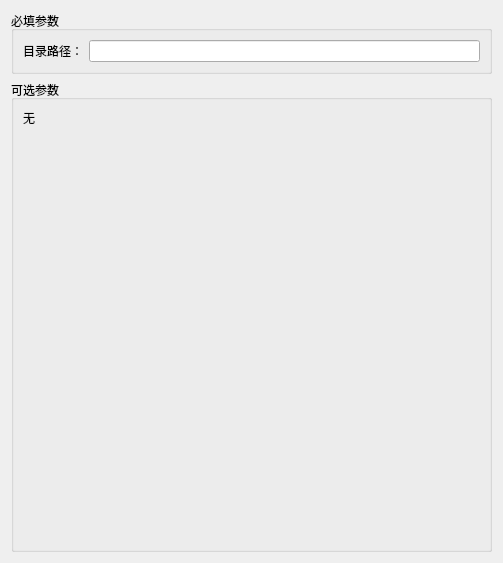
<?xml version="1.0" encoding="UTF-8"?>
<ui version="4.0">
 <class>RmDirCmdEditor</class>
 <widget class="QWidget" name="RmDirCmdEditor">
  <property name="geometry">
   <rect>
    <x>0</x>
    <y>0</y>
    <width>503</width>
    <height>563</height>
   </rect>
  </property>
  <property name="windowTitle">
   <string>Form</string>
  </property>
  <layout class="QVBoxLayout" name="verticalLayout">
   <item>
    <widget class="QGroupBox" name="groupBox">
     <property name="title">
      <string>必填参数</string>
     </property>
     <layout class="QVBoxLayout" name="verticalLayout_2">
      <item>
       <layout class="QGridLayout" name="gridLayout">
        <item row="0" column="0">
         <widget class="QLabel" name="label">
          <property name="text">
           <string>目录路径：</string>
          </property>
         </widget>
        </item>
        <item row="0" column="1">
         <layout class="QHBoxLayout" name="horizontalLayout">
          <item>
           <widget class="QLineEdit" name="lineEdit_arg_dirpath"/>
          </item>
         </layout>
        </item>
       </layout>
      </item>
     </layout>
    </widget>
   </item>
   <item>
    <widget class="QGroupBox" name="groupBox_2">
     <property name="title">
      <string>可选参数</string>
     </property>
     <layout class="QVBoxLayout" name="verticalLayout_3">
      <item>
       <layout class="QGridLayout" name="gridLayout_2">
        <item row="0" column="0">
         <widget class="QLabel" name="label_2">
          <property name="text">
           <string>无</string>
          </property>
         </widget>
        </item>
       </layout>
      </item>
      <item>
       <spacer name="verticalSpacer">
        <property name="orientation">
         <enum>Qt::Vertical</enum>
        </property>
        <property name="sizeHint" stdset="0">
         <size>
          <width>20</width>
          <height>40</height>
         </size>
        </property>
       </spacer>
      </item>
     </layout>
    </widget>
   </item>
  </layout>
 </widget>
 <resources/>
 <connections/>
</ui>
